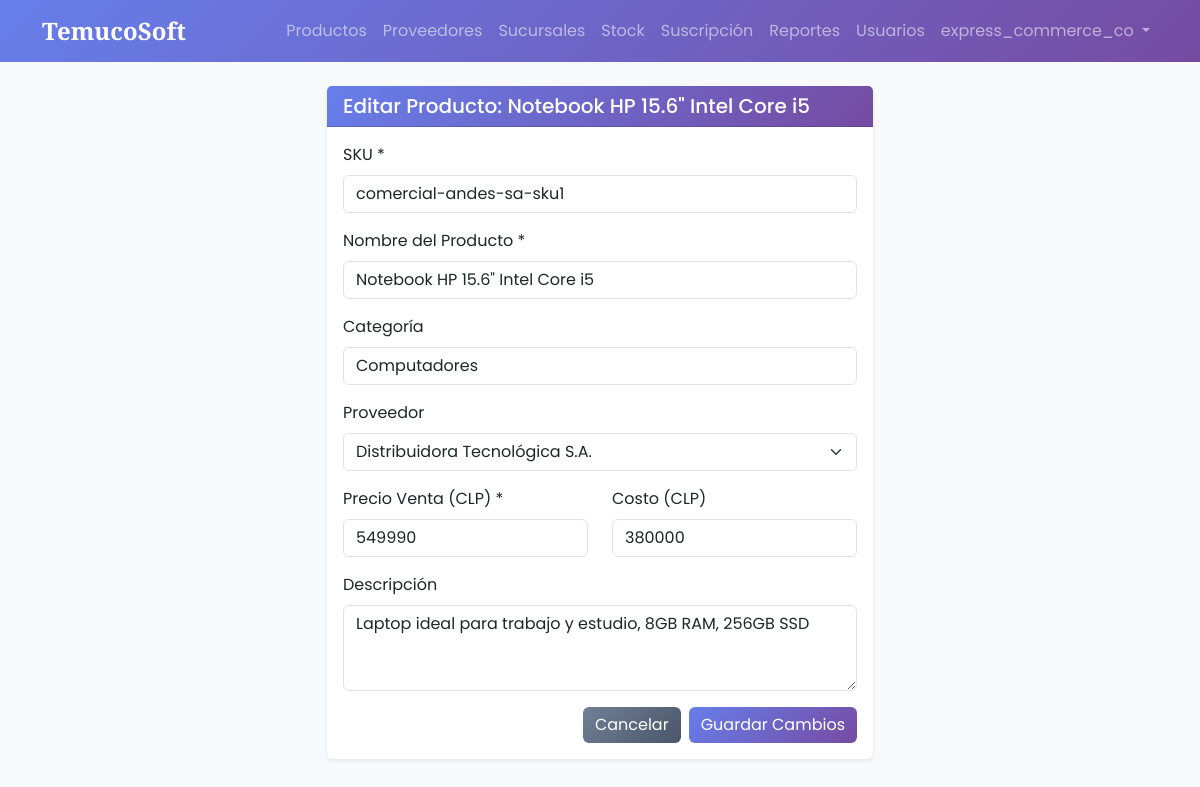
Page /products/55/edit/ (signed in) on the committed database.
### core/models.py (models this page shows, shortened)
class User(AbstractUser):
    ROLES = (
        ('super_admin', 'Super Admin (TemucoSoft)'),
        ('admin_cliente', 'Admin Cliente'),
        ('gerente', 'Gerente'),
        ('vendedor', 'Vendedor'),
        ('cliente_final', 'Cliente Final'),
    )
    rut = models.CharField(
        max_length=12,
        blank=True,
        null=True,
        validators=[validar_rut],
        help_text="Formato: 12.345.678-9 o 12345678-9"
    )
    role = models.CharField(max_length=20, choices=ROLES, default='cliente_final')
    company = models.CharField(max_length=100, blank=True, null=True)
    created_at = models.DateTimeField(auto_now_add=True)

class Product(models.Model):
    sku = models.CharField(max_length=50, unique=True)
    name = models.CharField(max_length=100)
    description = models.TextField(blank=True)
    supplier = models.ForeignKey(
        Supplier,
        on_delete=models.SET_NULL,
        null=True,
        blank=True,
        related_name='products'
    )
    price = models.IntegerField(validators=[MinValueValidator(0)], help_text="Precio en pesos chilenos")
    cost = models.IntegerField(validators=[MinValueValidator(0)], help_text="Costo en pesos chilenos")
    category = models.CharField(max_length=50)

class Supplier(models.Model):
    name = models.CharField(max_length=100)
    rut = models.CharField(max_length=12, validators=[validar_rut])
    contact = models.CharField(max_length=100)

### core/views.py (the view, shortened to what this page needs)
# urls.py: path('products/<int:product_id>/edit/', product_edit_view, name='product_edit'),
@login_required
def product_edit_view(request, product_id):
    product = get_object_or_404(Product, id=product_id)
    if request.user.role not in ['gerente', 'admin_cliente', 'super_admin']:
        messages.error(request, "No tiene permisos para editar productos.")
        return redirect('home')
    suppliers = Supplier.objects.all()
    return render(request, 'core/product_form.html', {'product': product, 'mode': 'edit', 'suppliers': suppliers})

### core/templates/core/product_form.html (shortened to what this page needs)
{% extends 'core/base.html' %}
{% block content %}
<div class="row justify-content-center">
    <div class="col-md-6">
        <div class="card shadow-sm">
            <div class="card-header bg-primary text-white">
                <h5 class="mb-0">
                    {% if mode == 'create' %}
                        Crear Nuevo Producto
                    {% else %}
                        Editar Producto: {{ product.name }}
                    {% endif %}
                </h5>
            </div>
            <div class="card-body">
                <form method="POST">
                    <div class="mb-3">
                        <label for="sku" class="form-label">SKU *</label>
                        <input type="text" class="form-control" id="sku" name="sku"
                               value="{% if product %}{{ product.sku }}{% endif %}" required>
                    </div>
                    <div class="mb-3">
                        <label for="name" class="form-label">Nombre del Producto *</label>
                        <input type="text" class="form-control" id="name" name="name"
                               value="{% if product %}{{ product.name }}{% endif %}" required>
                    </div>
                    <div class="mb-3">
                        <label for="category" class="form-label">Categoría</label>
                        <input type="text" class="form-control" id="category" name="category"
                               value="{% if product %}{{ product.category }}{% endif %}"
                               placeholder="Ej: Electrónica, Alimentos, etc.">
                    </div>
                    <div class="mb-3">
                        <label for="supplier" class="form-label">Proveedor</label>
                        <select class="form-select" id="supplier" name="supplier">
                            {% for supplier in suppliers %}
                                <option value="{{ supplier.id }}" {% if product and product.supplier.id == supplier.id %}selected{% endif %}>
                                    {{ supplier.name }}
                                </option>
                            {% endfor %}
                        </select>
                    </div>
                    <div class="row">
                        <div class="col-md-6 mb-3">
                            <label for="price" class="form-label">Precio Venta (CLP) *</label>
                            <input type="text" class="form-control" id="price" name="price"
                                   min="0" value="{% if product %}{{ product.price|floatformat:0 }}{% endif %}" required
                                   pattern="[0-9]*" inputmode="numeric" onkeypress="return /[0-9]/.test(String.fromCharCode(event.which))">
                        </div>
                        <div class="col-md-6 mb-3">
                            <label for="cost" class="form-label">Costo (CLP)</label>
                            <input type="text" class="form-control" id="cost" name="cost"
                                   min="0" value="{% if product %}{{ product.cost|floatformat:0 }}{% endif %}"
                                   pattern="[0-9]*" inputmode="numeric" onkeypress="return /[0-9]/.test(String.fromCharCode(event.which))">
                        </div>
                    </div>
                    <div class="mb-3">
                        <label for="description" class="form-label">Descripción</label>
                        <textarea class="form-control" id="description" name="description" rows="3">{% if product %}{{ product.description }}{% endif %}</textarea>
                    </div>
                    <div class="d-grid gap-2 d-md-flex justify-content-md-end">
                        <a href="{% url 'product_list' %}" class="btn btn-secondary">Cancelar</a>
                        <button type="submit" class="btn btn-primary">
                            {% if mode == 'create' %}
                                Crear Producto
                            {% else %}
                                Guardar Cambios
                            {% endif %}
                        </button>
                    </div>
                </form>
            </div>
        </div>
    </div>
</div>
{% endblock %}

### core/templates/core/base.html (shortened to what this page needs)
<!DOCTYPE html>
<html lang="es">
<head>
    <link href="https://cdn.jsdelivr.net/npm/bootstrap@5.3.0/dist/css/bootstrap.min.css" rel="stylesheet">
</head>
<body>
    <nav class="navbar navbar-expand-lg navbar-dark navbar-custom mb-4">
        <div class="container">
            <a class="navbar-brand" href="/">TemucoSoft</a>
            <div class="collapse navbar-collapse" id="navbarNav">
                <ul class="navbar-nav ms-auto">
                    {% if request.user.is_authenticated %}
                        {% if request.user.role == 'admin_cliente' or request.user.role == 'super_admin' %}
                            <li class="nav-item"><a class="nav-link" href="{% url 'product_list' %}">Productos</a></li>
                            <li class="nav-item"><a class="nav-link" href="{% url 'supplier_list' %}">Proveedores</a></li>
                            <li class="nav-item"><a class="nav-link" href="{% url 'branch_list' %}">Sucursales</a></li>
                            <li class="nav-item"><a class="nav-link" href="{% url 'inventory' %}">Stock</a></li>
                            <li class="nav-item"><a class="nav-link" href="{% url 'subscription' %}">Suscripción</a></li>
                            <li class="nav-item"><a class="nav-link" href="{% url 'reports' %}">Reportes</a></li>
                            <li class="nav-item"><a class="nav-link" href="{% url 'user_list' %}">Usuarios</a></li>
                        {% endif %}
                        <li class="nav-item dropdown">
                            <a class="nav-link dropdown-toggle" href="#" role="button" data-bs-toggle="dropdown">
                                {{ request.user.username }}
                            </a>
                        </li>
                    {% else %}
                        <li class="nav-item"><a class="nav-link" href="{% url 'login' %}">Iniciar Sesión</a></li>
                    {% endif %}
                </ul>
            </div>
        </div>
    </nav>
    <div class="container">
        {% block content %}
        {% endblock %}
    </div>
</body>
</html>

### core/templates/core/base.html (style rules this page uses)
body { font-family: 'Poppins', sans-serif; background-color: #f8f9fa; }
.navbar-brand { font-family: 'Playfair Display', serif; font-weight: 700; font-size: 1.5rem; }
.navbar-custom { background: linear-gradient(135deg, #667eea 0%, #764ba2 100%); }
.card { transition: transform 0.2s, box-shadow 0.2s; border: none; box-shadow: 0 2px 8px rgba(0,0,0,0.08); }
.bg-primary { background: linear-gradient(135deg, #667eea 0%, #764ba2 100%) !important; }
.btn-primary { background: linear-gradient(135deg, #667eea 0%, #764ba2 100%); border: none; }
.btn-secondary { background: linear-gradient(135deg, #718096 0%, #4A5568 100%); border: none; }

### rows in the picture
User: user.username "express_commerce_co"
Product: name "Notebook HP 15.6\" Intel Core i5", sku "comercial-andes-sa-sku1", category "Computadores", supplier "Distribuidora Tecnológica S.A.", price "549990", cost "380000", description "Laptop ideal para trabajo y estudio, 8GB RAM, 256GB SSD"
